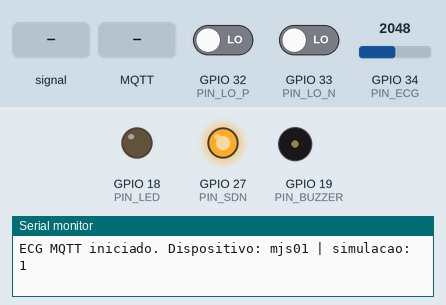
Bench run of a sketch on a simulated ESP32. Shown: output pins drawn as LEDs (lit = HIGH), buzzer (waves = sounding), the last lines printed to the serial monitor. Dashed ring = blinking. Inputs (shaded band) come from the test bench; at power-on: GPIO 34 (PIN_ECG) = 2048, GPIO 32 (PIN_LO_P) LOW, GPIO 33 (PIN_LO_N) LOW. WiFi joins after 1.5 s; servers stay silent unless stated; the local clock reads 2024-03-15 10:24:30 at power-on unless the sketch sets it; no MQTT or app messages arrive unless stated.

Above: at 1.2 s.
1.3 s: GPIO 34 (PIN_ECG) fed a 1000 Hz sine of ±1023 counts around its level
At 4.0 s:
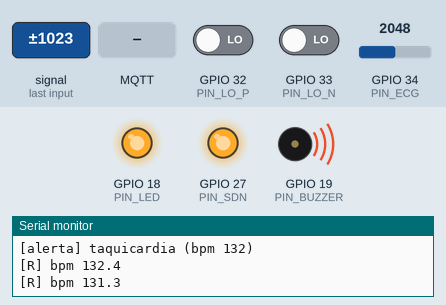
4.3 s: MQTT message "buzzer:on" arrives on the first subscribed topic
At 6.7 s:
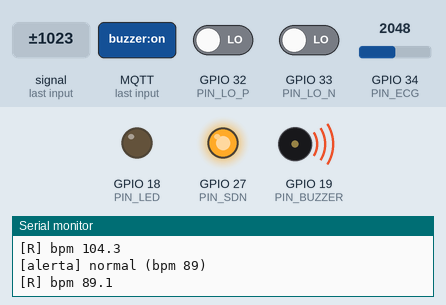
7.3 s: GPIO 34 (PIN_ECG) set to 2866
10.3 s: GPIO 32 (PIN_LO_P) driven HIGH
At 11.25 s:
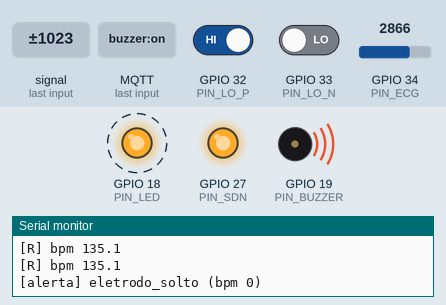
13.3 s: MQTT message "buzzer:off" arrives on the first subscribed topic
At 16.2 s:
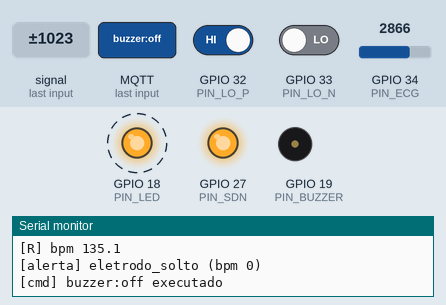
16.3 s: MQTT message "led:on" arrives on the first subscribed topic
At 17.2 s:
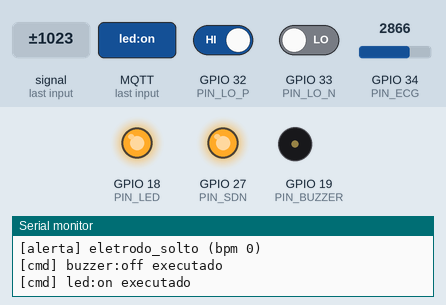
Timing chart, 0 to 18.8 s (numbered marks = the images above; inputs shaded):
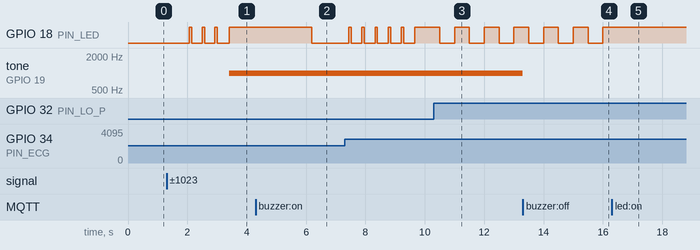

The sketch:

sketch.ino
```cpp
/*
  Sistema IoT para monitoramento de sinais cardíacos - ESP32 + MQTT
  Objetos Inteligentes - Mackenzie

  - Lê (ou simula) o sinal de ECG a 250 Hz, detecta a onda R e calcula o bpm.
  - Aciona LED e buzzer conforme o estado (normal, bradicardia, taquicardia, eletrodo solto).
  - Publica bpm, batimentos e alertas via MQTT e recebe comandos para os atuadores.

  SIMULACAO = 1 : roda no Wokwi (ECG sintético; potenciômetro define o bpm; chaves simulam LO+/LO-).
  SIMULACAO = 0 : hardware real (AD8232 em GPIO34, LO+ em GPIO32, LO- em GPIO33).
*/
#include <WiFi.h>
#include <PubSubClient.h>
#include <sys/time.h>
#include "ecg_dsp.h"

// ----------------------------- Configuração -------------------------------
#define SIMULACAO 1

const char* WIFI_SSID = "Wokwi-GUEST";      // rede Wi-Fi do Wokwi (sem senha)
const char* WIFI_PASS = "";
const char* MQTT_HOST = "broker.hivemq.com"; // broker público de testes (porta 1883, sem TLS)
const uint16_t MQTT_PORT = 1883;
const char* DEVICE_ID = "mjs01";             // TROQUE por um nome único: ele faz parte dos tópicos

const float LIMITE_BRADI = 50.0f;            // bpm abaixo disso => bradicardia
const float LIMITE_TAQUI = 120.0f;           // bpm acima disso => taquicardia
const uint32_t PERIODO_AMOSTRA_US = 4000;    // 4 ms = 250 Hz
const uint32_t PERIODO_BPM_MS = 5000;        // publicação do bpm a cada 5 s
const uint32_t PERIODO_RECONEXAO_MS = 5000;

// ------------------------------- Pinos ------------------------------------
const int PIN_ECG = 34;     // saída do AD8232 (ADC1). No Wokwi: potenciômetro que define o bpm
const int PIN_LO_P = 32;    // LO+  (nível alto = eletrodo solto)
const int PIN_LO_N = 33;    // LO-  (nível alto = eletrodo solto)
const int PIN_SDN = 27;     // SDN do AD8232 (hardware real; mantido em nível alto)
const int PIN_LED = 18;
const int PIN_BUZZER = 19;

// ------------------------------ Estados -----------------------------------
enum Estado { NORMAL, BRADICARDIA, TAQUICARDIA, ELETRODO_SOLTO };
enum Modo { AUTO, FORCA_ON, FORCA_OFF };

Estado estado = NORMAL;
Estado candidato = NORMAL;
int contCandidato = 0;
Modo modoLed = AUTO, modoBuzzer = AUTO;
uint32_t ledPulsoAte = 0;
bool buzzerLigado = false;
float bpmAtual = 0;
float bpmAlvo = 75;                 // só no modo simulação

DetectorR detector;
#if SIMULACAO
EcgSintetico gerador;
#endif

WiFiClient wifi;
PubSubClient mqtt(wifi);
char tBpm[48], tBeat[48], tAlerta[48], tStatus[48], tCmd[48], tAck[48];
char idCliente[48];
uint32_t ultTentativa = 0, ultBpm = 0, proxAmostraUs = 0, ultAlvo = 0;

// ------------------------------ Utilidades --------------------------------
uint64_t epochMs() {                // hora UTC em ms (0 se o NTP ainda não sincronizou)
  struct timeval tv;
  gettimeofday(&tv, NULL);
  if (tv.tv_sec < 1700000000) return 0;
  return (uint64_t)tv.tv_sec * 1000ULL + tv.tv_usec / 1000;
}

void publica(const char* topico, const char* msg, bool retida = false) {
  if (mqtt.connected()) mqtt.publish(topico, msg, retida);   // PubSubClient publica apenas com QoS 0
}

void publicaEvento(const char* evento) {
  char m[128];
  snprintf(m, sizeof(m), "{\"evento\":\"%s\",\"bpm\":%.0f,\"t\":%llu}", evento, bpmAtual, (unsigned long long)epochMs());
  publica(tAlerta, m);
  Serial.printf("[alerta] %s (bpm %.0f)\n", evento, bpmAtual);
}

// ------------------------------- Atuadores --------------------------------
void setBuzzer(bool ligar) {
  if (ligar == buzzerLigado) return;
  buzzerLigado = ligar;
#if SIMULACAO
  // No Wokwi o buzzer precisa de uma onda; num buzzer ativo real basta nível alto.
  #if defined(ESP_ARDUINO_VERSION_MAJOR) && ESP_ARDUINO_VERSION_MAJOR >= 3
    if (ligar) tone(PIN_BUZZER, 1000); else noTone(PIN_BUZZER);
  #else
    if (ligar) ledcWriteTone(0, 1000); else ledcWriteTone(0, 0);
  #endif
#else
  digitalWrite(PIN_BUZZER, ligar ? HIGH : LOW);
#endif
}

void atualizaAtuadores() {
  uint32_t agora = millis();
  bool ledAuto = false, buzAuto = false;
  switch (estado) {
    case NORMAL:         ledAuto = (agora < ledPulsoAte); break;          // pisca a cada batimento
    case BRADICARDIA:
    case TAQUICARDIA:    ledAuto = true; buzAuto = true; break;           // alerta
    case ELETRODO_SOLTO: ledAuto = ((agora / 500) % 2 == 0); break;       // pisca lento (1 Hz)
  }
  bool led = (modoLed == AUTO) ? ledAuto : (modoLed == FORCA_ON);
  bool buz = (modoBuzzer == AUTO) ? buzAuto : (modoBuzzer == FORCA_ON);
  digitalWrite(PIN_LED, led ? HIGH : LOW);
  setBuzzer(buz);
}

// --------------------------- Estado e alertas -----------------------------
void mudaEstado(Estado novo) {
  if (novo == estado) return;
  estado = novo;
  switch (novo) {
    case NORMAL:         publicaEvento("normal"); break;
    case BRADICARDIA:    publicaEvento("bradicardia"); break;
    case TAQUICARDIA:    publicaEvento("taquicardia"); break;
    case ELETRODO_SOLTO: publicaEvento("eletrodo_solto"); break;
  }
}

void classifica(float bpm) {        // exige 2 classificações iguais seguidas (evita oscilar no limite)
  Estado c = NORMAL;
  if (bpm < LIMITE_BRADI) c = BRADICARDIA;
  else if (bpm > LIMITE_TAQUI) c = TAQUICARDIA;
  if (c == candidato) contCandidato++; else { candidato = c; contCandidato = 1; }
  if (contCandidato >= 2) mudaEstado(c);
}

// -------------------------------- MQTT ------------------------------------
void aoReceber(char* topico, byte* dados, unsigned int tam) {
  char cmd[32];
  unsigned int n = tam < sizeof(cmd) - 1 ? tam : sizeof(cmd) - 1;
  for (unsigned int i = 0; i < n; i++) cmd[i] = tolower((char)dados[i]);
  cmd[n] = 0;
  while (n > 0 && (cmd[n - 1] == ' ' || cmd[n - 1] == '\n' || cmd[n - 1] == '\r')) cmd[--n] = 0;

  bool ok = true;
  if (!strcmp(cmd, "buzzer:on")) modoBuzzer = FORCA_ON;
  else if (!strcmp(cmd, "buzzer:off")) modoBuzzer = FORCA_OFF;
  else if (!strcmp(cmd, "led:on")) modoLed = FORCA_ON;
  else if (!strcmp(cmd, "led:off")) modoLed = FORCA_OFF;
  else if (!strcmp(cmd, "auto")) { modoLed = AUTO; modoBuzzer = AUTO; }
  else if (!strcmp(cmd, "leitura")) {       // devolve a leitura atual do sensor (usado na medição de tempo)
    char m[64];
    float b = (estado == ELETRODO_SOLTO) ? 0 : detector.bpm(millis());
    snprintf(m, sizeof(m), "{\"bpm\":%.0f,\"t\":%llu}", b, (unsigned long long)epochMs());
    publica(tBpm, m);
  }
  else ok = false;

  if (ok) {
    atualizaAtuadores();            // aciona o atuador e só depois confirma
    char m[96];
    snprintf(m, sizeof(m), "{\"cmd\":\"%s\",\"t\":%llu}", cmd, (unsigned long long)epochMs());
    publica(tAck, m);
  }
  Serial.printf("[cmd] %s %s\n", cmd, ok ? "executado" : "desconhecido");
}

void conectaMqtt() {
  if (mqtt.connected() || WiFi.status() != WL_CONNECTED) return;
  if (millis() - ultTentativa < PERIODO_RECONEXAO_MS) return;
  ultTentativa = millis();
  Serial.print("[mqtt] conectando... ");
  // Last Will: se a conexão cair, o broker publica "offline" (retida, QoS 1)
  if (mqtt.connect(idCliente, NULL, NULL, tStatus, 1, true, "offline")) {
    Serial.println("ok");
    mqtt.publish(tStatus, "online", true);
    mqtt.subscribe(tCmd, 1);
  } else {
    Serial.printf("falhou (estado %d)\n", mqtt.state());
  }
}

// -------------------------- Aquisição e processamento ---------------------
void tratarAmostra() {
  bool solto = digitalRead(PIN_LO_P) || digitalRead(PIN_LO_N);
#if SIMULACAO
  float x = gerador.proxima(bpmAlvo, PERIODO_AMOSTRA_US / 1e6f);
#else
  float x = analogRead(PIN_ECG);
#endif
  if (solto) {                      // eletrodo solto: descarta a amostra
    if (estado != ELETRODO_SOLTO) { detector.reset(); bpmAtual = 0; mudaEstado(ELETRODO_SOLTO); }
    return;
  }
  if (estado == ELETRODO_SOLTO) {   // eletrodo reconectado
    detector.reset(); candidato = NORMAL; contCandidato = 0;
    estado = NORMAL; publicaEvento("normal");
  }
  uint32_t agora = millis();
  if (detector.processa(x, agora)) {                       // onda R detectada
    uint64_t t = epochMs();
    ledPulsoAte = agora + 80;
    bpmAtual = detector.bpm(agora);
    char m[64];
    snprintf(m, sizeof(m), "{\"t\":%llu}", (unsigned long long)t);
    publica(tBeat, m);
    if (bpmAtual > 0) { classifica(bpmAtual); Serial.printf("[R] bpm %.1f\n", bpmAtual); }
  }
}

// -------------------------------- setup/loop ------------------------------
void setup() {
  Serial.begin(115200);
  pinMode(PIN_LED, OUTPUT);
  pinMode(PIN_BUZZER, OUTPUT);
  pinMode(PIN_LO_P, INPUT);
  pinMode(PIN_LO_N, INPUT);
  pinMode(PIN_SDN, OUTPUT);
  digitalWrite(PIN_SDN, HIGH);      // mantém o AD8232 ativo
#if SIMULACAO && !(defined(ESP_ARDUINO_VERSION_MAJOR) && ESP_ARDUINO_VERSION_MAJOR >= 3)
  ledcSetup(0, 2000, 8); ledcAttachPin(PIN_BUZZER, 0);
#endif

  snprintf(tBpm, sizeof(tBpm), "ecg/%s/bpm", DEVICE_ID);
  snprintf(tBeat, sizeof(tBeat), "ecg/%s/batimento", DEVICE_ID);
  snprintf(tAlerta, sizeof(tAlerta), "ecg/%s/alerta", DEVICE_ID);
  snprintf(tStatus, sizeof(tStatus), "ecg/%s/status", DEVICE_ID);
  snprintf(tCmd, sizeof(tCmd), "ecg/%s/cmd", DEVICE_ID);
  snprintf(tAck, sizeof(tAck), "ecg/%s/ack", DEVICE_ID);
  snprintf(idCliente, sizeof(idCliente), "esp32-ecg-%s", DEVICE_ID);

  WiFi.begin(WIFI_SSID, WIFI_PASS, 6);          // canal 6 acelera a conexão no Wokwi
  configTime(0, 0, "pool.ntp.org", "time.nist.gov");   // hora UTC (carimbos de tempo)
  mqtt.setServer(MQTT_HOST, MQTT_PORT);
  mqtt.setCallback(aoReceber);
  proxAmostraUs = micros();
  Serial.printf("ECG MQTT iniciado. Dispositivo: %s | simulacao: %d\n", DEVICE_ID, SIMULACAO);
}

void loop() {
  conectaMqtt();                    // sem conexão o sistema segue operando localmente
  mqtt.loop();

#if SIMULACAO
  if (millis() - ultAlvo >= 100) {  // potenciômetro define o bpm simulado: 30 a 180
    ultAlvo = millis();
    bpmAlvo = 30.0f + 150.0f * analogRead(PIN_ECG) / 4095.0f;
  }
#endif

  uint32_t us = micros();
  if ((int32_t)(us - proxAmostraUs) >= 0) {     // amostragem a 250 Hz
    proxAmostraUs += PERIODO_AMOSTRA_US;
    if ((int32_t)(us - proxAmostraUs) > 40000) proxAmostraUs = us + PERIODO_AMOSTRA_US;  // recupera atraso
    tratarAmostra();
  }

  atualizaAtuadores();

  if (millis() - ultBpm >= PERIODO_BPM_MS) {    // publica o bpm a cada 5 s
    ultBpm = millis();
    bpmAtual = (estado == ELETRODO_SOLTO) ? 0 : detector.bpm(millis());
    if (bpmAtual > 0) {
      char m[64];
      snprintf(m, sizeof(m), "{\"bpm\":%.0f,\"t\":%llu}", bpmAtual, (unsigned long long)epochMs());
      publica(tBpm, m);
    }
  }
}
```

ecg_dsp.h
```cpp
// ecg_dsp.h - processamento do sinal de ECG (sem dependências do Arduino).
// Contém: (1) gerador de ECG sintético, usado no modo simulação (Wokwi);
//         (2) detector de onda R com limiar adaptativo e cálculo de bpm.
#pragma once
#include <stdint.h>
#include <math.h>

// ---------------------------------------------------------------------------
// 1. Gerador de ECG sintético: soma de gaussianas (ondas P, Q, R, S e T)
// ---------------------------------------------------------------------------
struct EcgSintetico {
  float tempo = 0;          // segundos desde o último pico R
  uint32_t semente = 12345; // gerador pseudoaleatório simples (ruído)

  // Devolve uma amostra equivalente à leitura do ADC de 12 bits (0..4095).
  float proxima(float bpm, float dt) {
    if (bpm < 20) bpm = 20;
    float T = 60.0f / bpm;                 // período do batimento (s)
    tempo += dt;
    while (tempo >= T) tempo -= T;
    float tr = tempo;
    if (tr > T / 2) tr -= T;               // tr em [-T/2, T/2)
    float v = 0;
    for (int k = -1; k <= 1; k++) v += onda(tr + k * T);  // inclui batimentos vizinhos
    semente = semente * 1664525u + 1013904223u;
    float ruido = ((semente >> 16) & 0x7FFF) / 32767.0f - 0.5f;   // -0,5 a 0,5
    float s = 2048.0f + 1000.0f * v + 30.0f * ruido;
    if (s < 0) s = 0;
    if (s > 4095) s = 4095;
    return s;
  }

 private:
  static float g(float x, float c, float a, float w) {
    float d = x - c;
    return a * expf(-(d * d) / (2.0f * w * w));
  }
  static float onda(float x) {
    return g(x, -0.200f, 0.12f, 0.035f)    // P
         + g(x, -0.030f, -0.10f, 0.010f)   // Q
         + g(x, 0.000f, 1.00f, 0.011f)     // R
         + g(x, 0.030f, -0.20f, 0.012f)    // S
         + g(x, 0.260f, 0.30f, 0.055f);    // T
  }
};

// ---------------------------------------------------------------------------
// 2. Detector de onda R e cálculo da frequência cardíaca
// ---------------------------------------------------------------------------
struct DetectorR {
  static const int JANELA = 5;                       // média móvel (5 amostras = 20 ms a 250 Hz)
  static const uint32_t APRENDIZADO_MS = 2000;       // tempo inicial para estimar a amplitude do pico
  static const uint32_t RR_MIN_MS = 300;             // intervalo mínimo entre ondas R (200 bpm)
  static const uint32_t SEM_SINAL_MS = 4000;         // sem batimento por este tempo => bpm = 0
  static const int NRR = 4;                          // intervalos usados na média

  float buf[JANELA] = {0};
  int pos = 0, n = 0;
  float soma = 0, base = 0;
  bool baseIni = false;
  float pico = 0;
  uint32_t t0 = 0;
  bool t0Ini = false;
  bool emPico = false;
  float pMax = 0;
  uint32_t tIni = 0, tMax = 0, ultimoR = 0;
  bool temR = false;
  uint32_t rr[NRR] = {0};
  int nrr = 0, prr = 0;

  void reset() { *this = DetectorR(); }

  // Processa uma amostra (x) no instante t (ms). Devolve true quando uma onda R é confirmada.
  bool processa(float x, uint32_t t) {
    if (!t0Ini) { t0 = t; t0Ini = true; }
    soma -= buf[pos];
    buf[pos] = x;
    soma += x;
    pos = (pos + 1) % JANELA;
    if (n < JANELA) n++;
    float f = soma / n;                 // filtro de média móvel
    if (!baseIni) { base = f; baseIni = true; }
    base += 0.01f * (f - base);         // linha de base (média exponencial lenta)
    float y = f - base;

    if (t - t0 < APRENDIZADO_MS) {      // fase de aprendizado: só mede a amplitude
      if (y > pico) pico = y;
      return false;
    }

    float lim = 0.5f * pico;            // limiar adaptativo
    if (y > lim) {
      if (!emPico) { emPico = true; tIni = t; pMax = y; tMax = t; }
      else if (y > pMax) { pMax = y; tMax = t; }
    }
    if (emPico && (y <= lim || (t - tIni) > 150)) {
      emPico = false;
      if (!temR || (tMax - ultimoR) >= RR_MIN_MS) {
        if (temR) {
          rr[prr] = tMax - ultimoR;
          prr = (prr + 1) % NRR;
          if (nrr < NRR) nrr++;
        }
        ultimoR = tMax;
        temR = true;
        pico = 0.7f * pico + 0.3f * pMax;   // o limiar acompanha a amplitude recente
        return true;
      }
    }
    return false;
  }

  // Frequência cardíaca (bpm) = 60000 / média dos últimos intervalos R-R. 0 se não houver dado válido.
  float bpm(uint32_t agora) const {
    if (nrr < 2 || !temR) return 0;
    if (agora - ultimoR > SEM_SINAL_MS) return 0;
    float s = 0;
    for (int i = 0; i < nrr; i++) s += rr[i];
    return 60000.0f / (s / nrr);
  }
};
```

Measured:
- after the input at 1.3 s, tone on GPIO 19 (PIN_BUZZER): silent → 1000 Hz after 2.1 s
- after the input at 4.3 s, GPIO 18 (PIN_LED): HIGH → LOW after 1.9 s
- after the input at 10.3 s, GPIO 18 (PIN_LED): alternates HIGH for 0.50 s and LOW for 0.50 s, starting after 0.20 s
- after the input at 13.3 s, tone on GPIO 19 (PIN_BUZZER): 1000 Hz → silent at once
- after the input at 16.3 s, GPIO 18 (PIN_LED): stops changing and stays HIGH
- by itself, GPIO 18 (PIN_LED): alternates HIGH for 0.08 s and LOW for 0.37 s, 7 changes in all, then stays HIGH
